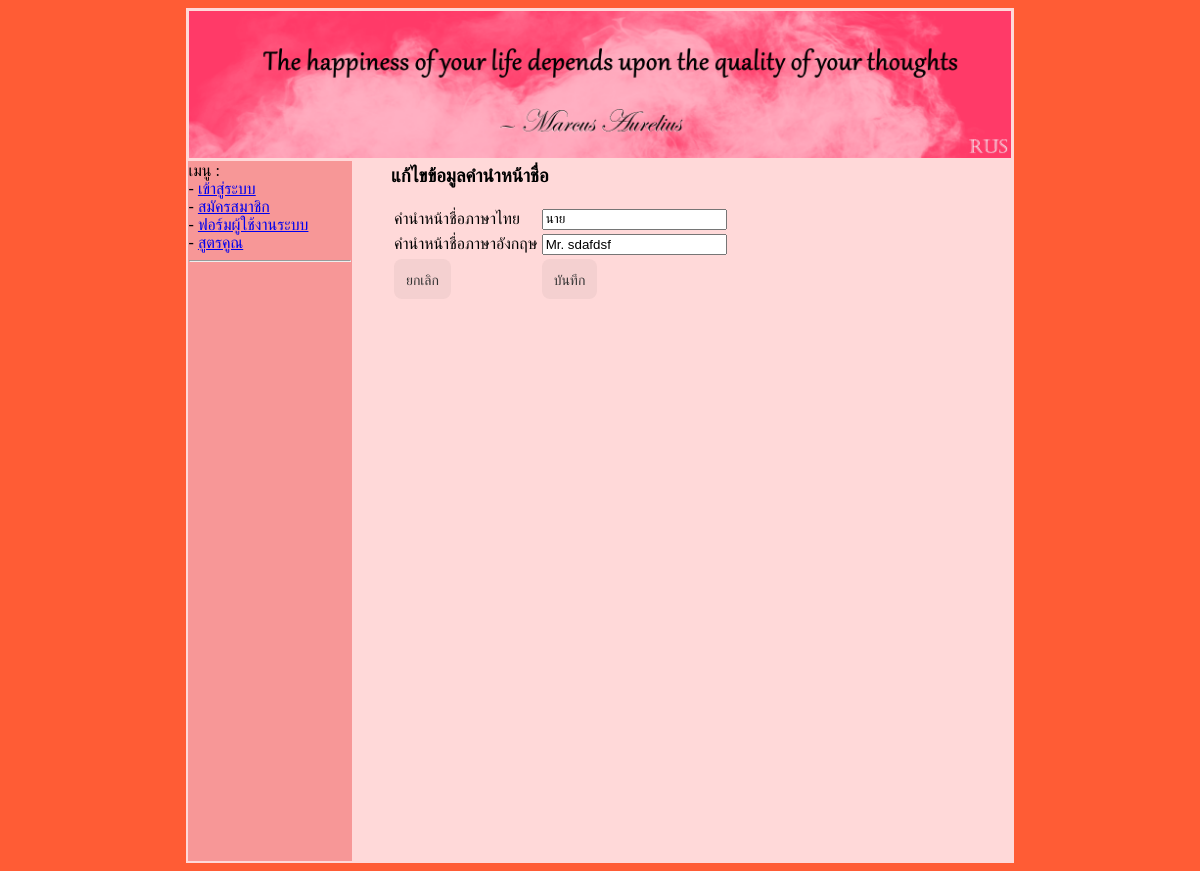
/prefix_edit.php?prefix_id=1, run on an earlier commit of the app's database.
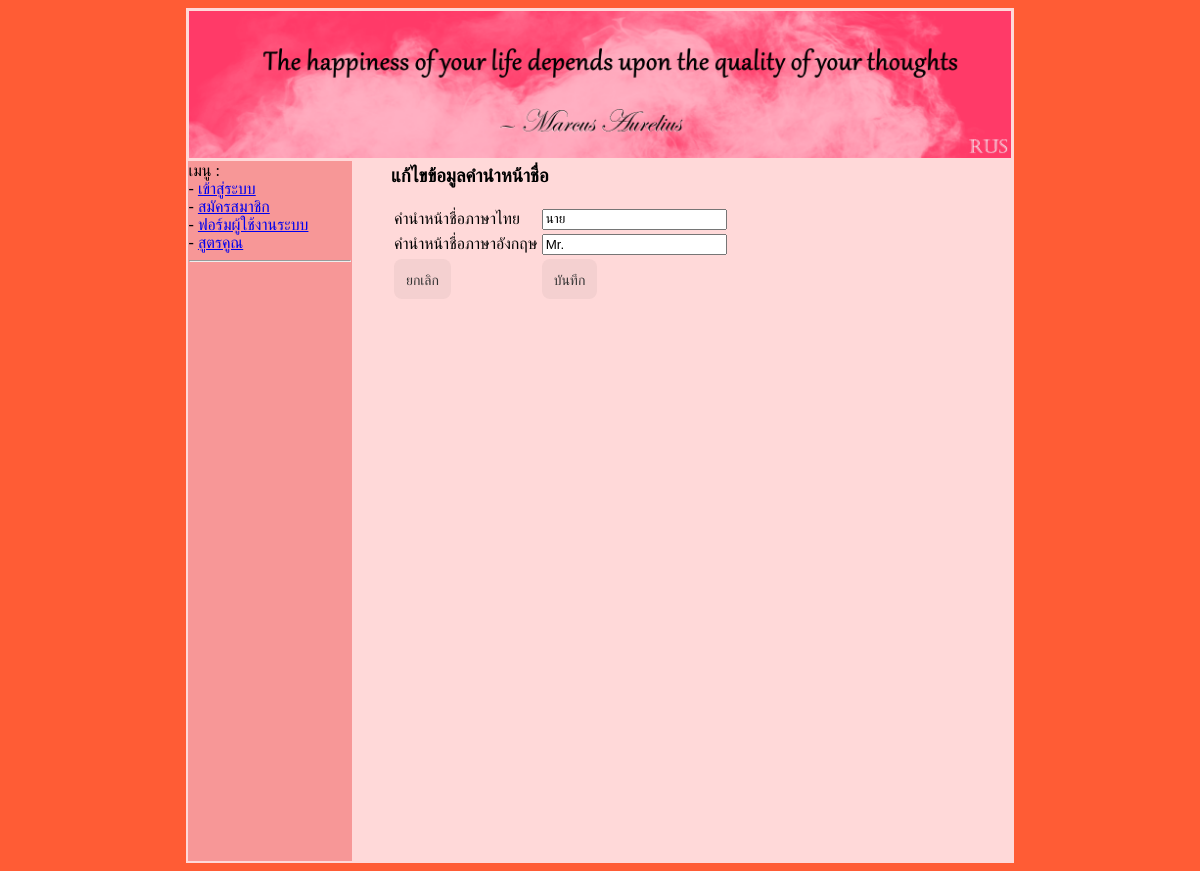
And on a later commit of the database.
### tables this page shows
CREATE TABLE `prefix` (
  `prefix_id` int(11) NOT NULL COMMENT 'รหัสคำนำหน้า',
  `prefix_nameTH` varchar(20) NOT NULL COMMENT 'คำนำหน้าภาษาไทย',
  `prefix_nameEN` varchar(20) NOT NULL COMMENT 'คำนำหน้าภาษาอังกฤษ'
);

### prefix_edit.php (the view, shortened to what this page needs)
<?php
    include("./header.php");
    include("./menu.php");
    include("./sqliConnect.php");
    isset($_GET['prefix_id'])?$prefix_id=$_GET['prefix_id']:$prefix_id="";
    $sql = "select * from prefix where prefix_id='$prefix_id';";
    $result = $mysqli->query($sql);
    while($row = $result->fetch_assoc()){
        $prefix_nameTH = $row['prefix_nameTH'];
        $prefix_nameEN = $row['prefix_nameEN'];
    }
?>
<table align="center" width="90%">
    <tr>
        <td>
            <h3>แก้ไขข้อมูลคำนำหน้าชื่อ</h3>
            <form action="./prefix_proedit.php" method="post">
                <table>
                    <tr>
                        <td>คำนำหน้าชื่อภาษาไทย</td>
                        <td><input type="text" name="prefix_nameTH" value="<?php echo "$prefix_nameTH"; ?> "></td>
                    </tr>
                    <tr>
                        <td>คำนำหน้าชื่อภาษาอังกฤษ</td>
                        <td><input type="text" name="prefix_nameEN" value="<?php echo "$prefix_nameEN"; ?> "></td>
                    </tr>
                    <tr>
                        <td><a href="./prefix_show.php" class="button-2">ยกเลิก</a></td>
                        <td><input type="submit" value="บันทึก" class="button-2"></td>
                    </tr>
                </table>
            </form>
        </td>
    </tr>
</table>
<?php
    include("./footer.php");
?>

What changed in the data, as far as the page shows it:
changed prefix "นาย": prefix_nameEN "Mr. sdafdsf" → "Mr."
